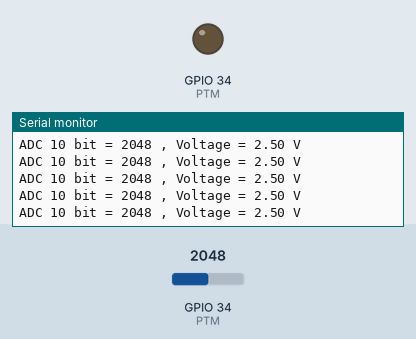
Recording of a sketch running on a simulated ESP32. Shown: output pins drawn as LEDs (lit = HIGH), the last lines printed to the serial monitor. The inputs (shaded band) are chosen by the test bench; at power-on: GPIO 34 (PTM) = 2048.

Above: at 1.2 s.
1.3 s: GPIO 34 (PTM) set to 108
At 2.1 s:
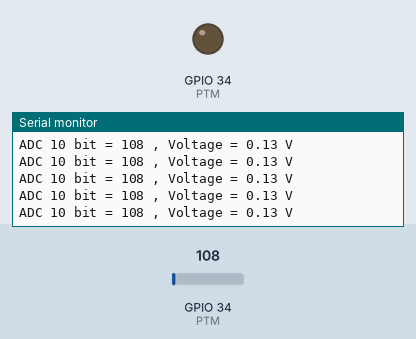
4.3 s: GPIO 34 (PTM) set to 90
At 5.0 s:
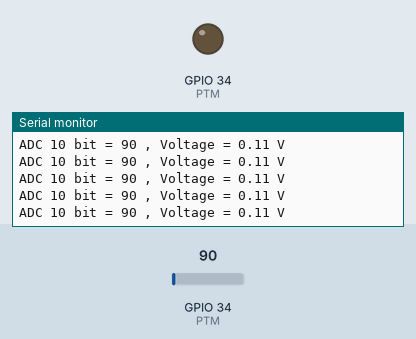
Timing chart, 0 to 7.3 s (numbered marks = the images above; inputs shaded):
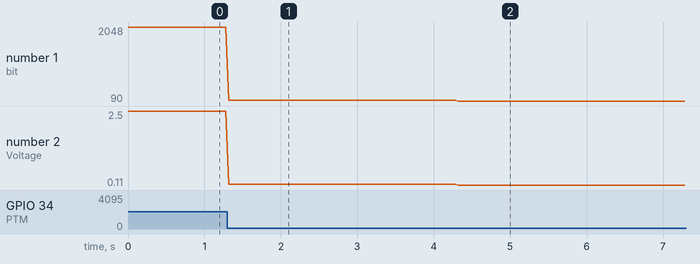

Measured:
- after the input at 1.3 s, the serial monitor: prints a new line at once (image 1)
- after the input at 4.3 s, the serial monitor: prints a new line at once (image 2)
- plotted number 1: 2048 → 108 after the input at 1.3 s, 108 → 90 after the input at 4.3 s
- plotted number 2: 2.5 → 0.13 after the input at 1.3 s, 0.13 → 0.11 after the input at 4.3 s

The sketch:

esp32_PTM.ino
```cpp
#define PTM 34
void setup()
{
Serial.begin(9600);
pinMode(PTM,OUTPUT);
}
void loop()
{
int sensorValue = analogRead(34);
Serial.print("ADC 10 bit = ");
Serial.print(sensorValue);
float volts = 5.00*(float)sensorValue/4095.00;
Serial.print(" , Voltage = ");
Serial.print(volts,2);
Serial.println(" V");
delay(1);
}
```
